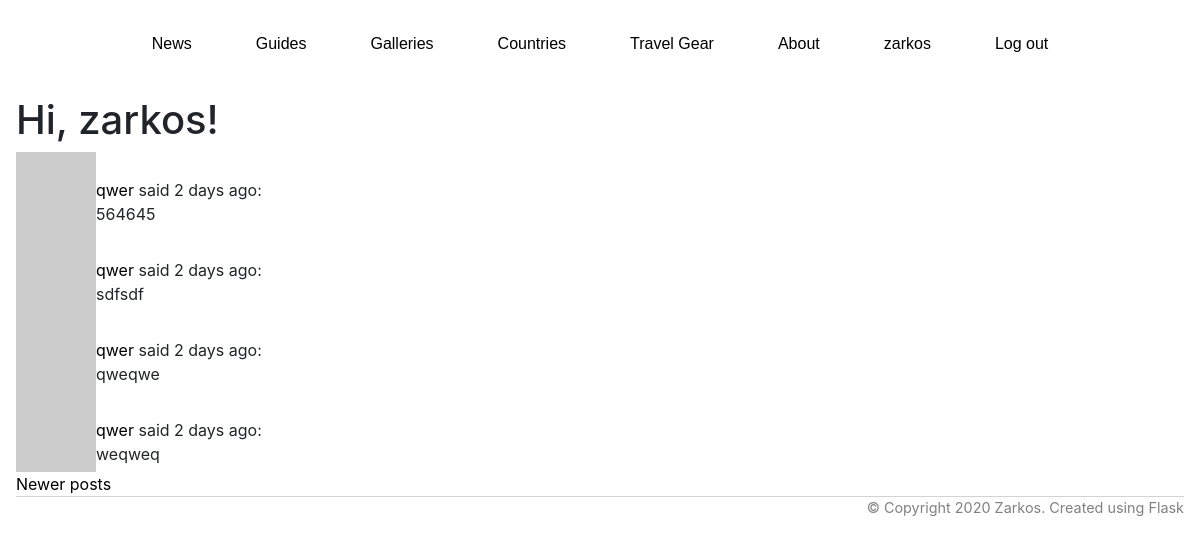
Screenshot of /explore/?page=2 (signed in) with the database file from the repository.
### seatravel/models.py (models this page shows, shortened)
class User(UserMixin, db.Model):
    id = db.Column(db.Integer, primary_key=True)
    username = db.Column(db.String(64), index=True, unique=True)
    email = db.Column(db.String(120), index=True, unique=True)
    password_hash = db.Column(db.String(128))
    posts = db.relationship('Post', backref='author', lazy='dynamic')
    about_me = db.Column(db.String(140))
    last_seen = db.Column(db.DateTime, default=datetime.utcnow)
    followed = db.relationship(
        'User', secondary=followers,
        primaryjoin=(followers.c.follower_id == id),
        secondaryjoin=(followers.c.followed_id == id),
        backref=db.backref('followers', lazy='dynamic'), lazy='dynamic')
    def avatar(self, size):
        digest = md5(self.email.lower().encode('utf-8')).hexdigest()
        return 'https://www.gravatar.com/avatar/{}?d=identicon&s={}'.format(
            digest, size)

class Post(db.Model):
    id = db.Column(db.Integer, primary_key=True)
    body = db.Column(db.String(140))
    timestamp = db.Column(db.DateTime, index=True, default=datetime.utcnow)
    user_id = db.Column(db.Integer, db.ForeignKey('user.id'))
    language = db.Column(db.String(5))

### seatravel/main/routes.py (the view)
@bp.route('/explore/')
@login_required
def explore():
    page = request.args.get('page', 1, type=int)
    posts = Post.query.order_by(Post.timestamp.desc()).paginate(
        page, current_app.config['POSTS_PER_PAGE'], False)
    next_url = url_for('main.explore', page=posts.next_num) \
        if posts.has_next else None
    prev_url = url_for('explore', page=posts.prev_num) \
        if posts.has_prev else None
    return render_template("index.html", title='Explore', posts=posts.items,
                           next_url=next_url, prev_url=prev_url)

### seatravel/main/routes.py (called while the page is built)
@bp.before_request
def before_request():
    if current_user.is_authenticated:
        current_user.last_seen = datetime.utcnow()
        db.session.commit()
    g.locale = str(get_locale())

### seatravel/models.py (called while the page is built)
@login.user_loader
def load_user(id):
    return User.query.get(int(id))

### seatravel/templates/index.html (shortened to what this page needs)
{% extends "base.html" %}
{% block content %}
    <h1>Hi, {{ current_user.username }}!</h1>
    {% for post in posts %}
        {% include '_post.html' %}
    {% endfor %}
    {% if prev_url %}
    <a href="{{ prev_url }}">Newer posts</a>
    {% endif %}
{% endblock %}

### seatravel/templates/base.html (shortened to what this page needs)
<!DOCTYPE html>
<html lang="en">
<head>
    <link rel="stylesheet" href="{{ url_for('static', filename='reset.css') }}">
    <link rel="stylesheet" href="https://stackpath.bootstrapcdn.com/bootstrap/4.4.1/css/bootstrap.min.css">
    <link rel="stylesheet" href="{{ url_for('static', filename='main.css') }}">
</head>
<body>
    <header>
        <ul>
            <a href="{{ url_for('main.news') }}"><li>News</li></a>
            <a href="{{ url_for('main.guides') }}"><li>Guides</li></a>
            <a href="{{ url_for('main.galleries') }}"><li>Galleries</li></a>
            <a href="{{ url_for('main.countries') }}"><li>Countries</li></a>
            <a href="{{ url_for('main.gear') }}"><li>Travel Gear</li></a>
            <a href="{{ url_for('main.about_me') }}"><li>About</li></a>
            {% if current_user.is_anonymous %}
                <a href="{{ url_for('auth.login') }}"><li>Sign up</li></a>
            {% else %}
                <a href="{{ url_for('main.user', username=current_user.username) }}">
                    <li>{{ current_user.username }}</li>
                </a>
                <a href="{{ url_for('auth.logout') }}">
                    <li>Log out</li>
                </a>
            {% endif %}
        </ul>
    </header>
    <main>
        {% block content %}{% endblock %}
    </main>
    <footer>
        <div class='copy'>
            &copy; Copyright 2020 Zarkos. Created using Flask
        </div>
    </footer>
</body>
</html>

### seatravel/templates/_post.html (shortened to what this page needs)
<table>
    <tr valign="top">
        <td><img src="{{ post.author.avatar(36) }}"></td>
        <td><a href="{{ url_for('main.user', username=post.author.username) }}">
            {{ post.author.username }}
        </a>
        said {{ moment(post.timestamp).fromNow() }}:
        <br>
        <span id="post{{ post.id }}">{{ post.body }}</span>
        <br>
        </td>
    </tr>
</table>

### seatravel/static/main.css (style rules this page uses)
body { max-width: 1200px; margin: 0 auto; padding: 0rem 1rem; }
ul { display: flex; flex-direction: row; justify-content: center; }
li { list-style: none; display: inline-block; font-family: Arial, Helvetica, sans-serif; font-size: 1rem; padding: 2rem; box-sizing: border-box; max-height: 5rem; }
a { color: black; font-style: none; }
footer { color: grey; font-size: 0.9rem; border-top: 1px solid lightgray; display: flex; justify-content: flex-end; }

### rows the page displays
User: username "zarkos"
Post: author.username "qwer", timestamp "2 days ago", body "564645"
Post: author.username "qwer", timestamp "2 days ago", body "sdfsdf"
Post: author.username "qwer", timestamp "2 days ago", body "qweqwe"
Post: author.username "qwer", timestamp "2 days ago", body "weqweq"
